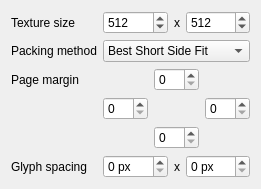
<?xml version="1.0" encoding="UTF-8"?>
<ui version="4.0">
 <class>TextureAtlasEditor</class>
 <widget class="QWidget" name="TextureAtlasEditor">
  <property name="geometry">
   <rect>
    <x>0</x>
    <y>0</y>
    <width>261</width>
    <height>180</height>
   </rect>
  </property>
  <property name="windowTitle">
   <string>Form</string>
  </property>
  <layout class="QVBoxLayout" name="verticalLayout">
   <item>
    <layout class="QFormLayout" name="formLayout_2">
     <item row="0" column="0">
      <widget class="QLabel" name="textureSizeLabel">
       <property name="text">
        <string>Texture size</string>
       </property>
      </widget>
     </item>
     <item row="0" column="1">
      <layout class="QHBoxLayout" name="horizontalLayout">
       <item>
        <widget class="QSpinBox" name="textureWidth">
         <property name="suffix">
          <string/>
         </property>
         <property name="minimum">
          <number>1</number>
         </property>
         <property name="maximum">
          <number>99999</number>
         </property>
         <property name="value">
          <number>512</number>
         </property>
        </widget>
       </item>
       <item>
        <widget class="QLabel" name="textureSizeSeparator">
         <property name="sizePolicy">
          <sizepolicy hsizetype="Fixed" vsizetype="Preferred">
           <horstretch>0</horstretch>
           <verstretch>0</verstretch>
          </sizepolicy>
         </property>
         <property name="text">
          <string>x</string>
         </property>
        </widget>
       </item>
       <item>
        <widget class="QSpinBox" name="textureHeight">
         <property name="suffix">
          <string/>
         </property>
         <property name="minimum">
          <number>1</number>
         </property>
         <property name="maximum">
          <number>99999</number>
         </property>
         <property name="value">
          <number>512</number>
         </property>
        </widget>
       </item>
      </layout>
     </item>
     <item row="1" column="0">
      <widget class="QLabel" name="packingMethodLabel">
       <property name="text">
        <string>Packing method</string>
       </property>
      </widget>
     </item>
     <item row="1" column="1">
      <widget class="QComboBox" name="packingMethod">
       <item>
        <property name="text">
         <string>Best Short Side Fit</string>
        </property>
       </item>
       <item>
        <property name="text">
         <string>Best Long Side Fit</string>
        </property>
       </item>
       <item>
        <property name="text">
         <string>Best Area Fit</string>
        </property>
       </item>
       <item>
        <property name="text">
         <string>Bottom Left Rule</string>
        </property>
       </item>
       <item>
        <property name="text">
         <string>Contact Point Rule</string>
        </property>
       </item>
      </widget>
     </item>
     <item row="2" column="0">
      <widget class="QLabel" name="marginLabel">
       <property name="text">
        <string>Page margin</string>
       </property>
      </widget>
     </item>
     <item row="2" column="1">
      <layout class="QGridLayout" name="gridLayout">
       <item row="1" column="2">
        <widget class="QSpinBox" name="marginRight"/>
       </item>
       <item row="0" column="1">
        <widget class="QSpinBox" name="marginTop"/>
       </item>
       <item row="1" column="0">
        <widget class="QSpinBox" name="marginLeft"/>
       </item>
       <item row="2" column="1">
        <widget class="QSpinBox" name="marginBottom"/>
       </item>
      </layout>
     </item>
     <item row="3" column="0">
      <widget class="QLabel" name="glyphSpacingLabel">
       <property name="text">
        <string>Glyph spacing</string>
       </property>
      </widget>
     </item>
     <item row="3" column="1">
      <layout class="QHBoxLayout" name="horizontalLayout_3">
       <item>
        <widget class="QSpinBox" name="glyphSpacingHorizontal">
         <property name="suffix">
          <string> px</string>
         </property>
        </widget>
       </item>
       <item>
        <widget class="QLabel" name="glyphSpacingSeparator">
         <property name="sizePolicy">
          <sizepolicy hsizetype="Fixed" vsizetype="Preferred">
           <horstretch>0</horstretch>
           <verstretch>0</verstretch>
          </sizepolicy>
         </property>
         <property name="text">
          <string>x</string>
         </property>
        </widget>
       </item>
       <item>
        <widget class="QSpinBox" name="glyphSpacingVertical">
         <property name="suffix">
          <string> px</string>
         </property>
        </widget>
       </item>
      </layout>
     </item>
    </layout>
   </item>
  </layout>
 </widget>
 <resources/>
 <connections/>
</ui>
